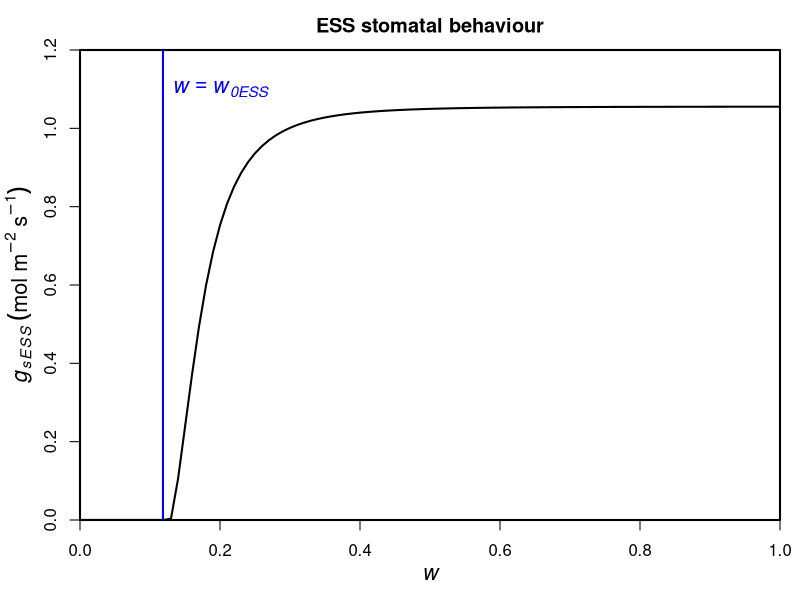

This chart was generated by the following R code:

#options(digits=20)
w0f <- function(w0, gs=0,
                ca=400, Vcmax=50, cp=30, Km=703, Rd=1,
                a=1.6, nZ=0.5, p=43200, l=1.8e-5, LAI=1, h=l*a*LAI/nZ*p, VPD=0.02,
                pe=-1.58*10^-3, b=4.38, h2=h/1000, kmax=5, c=5.71, d=10.05, h3=10){
  res <- ((-c)*h*h2*h3*(ca+Km)*kmax*LAI*pe*(ca*(Rd-Vcmax)+2*cp*Vcmax+Km*(Rd+Vcmax))*VPD*w0^b*(-(pe/(w0^b*d)))^c-c^2*h^2*h3^2*(ca*(Rd-Vcmax)+2*cp*Vcmax+Km*(Rd+Vcmax))*VPD^2*w0^(2*b)*(-(pe/(w0^b*d)))^(2*c)-sqrt(c*h*h3*(cp+Km)*Vcmax*(Km*Rd+ca*(Rd-Vcmax)+cp*Vcmax)*VPD*w0^b*(-(pe/(w0^b*d)))^c*(h2*(ca+Km)*kmax*LAI*pe+c*h*h3*VPD*w0^b*(-(pe/(w0^b*d)))^c)*(h2*(ca+Km)*kmax*LAI*pe+2*c*h*h3*VPD*w0^b*(-(pe/(w0^b*d)))^c)^2))/(w0^b*(-(pe/(w0^b*d)))^c)/(c*h*h3*(ca+Km)^2*VPD*(h2*(ca+Km)*kmax*LAI*pe+c*h*h3*VPD*w0^b*(-(pe/(w0^b*d)))^c))
  return(abs(res))
}

w0 <- optimize(w0f, c(0.113, 1), tol=.Machine$double.eps)$minimum

ESS1 <- function(w,
                 ca=400, Vcmax=50, cp=30, Km=703, Rd=1, LAI=1,
                 a=1.6, nZ=0.5, p=43200, l=1.8e-5, h=l*a*LAI/nZ*p, VPD=0.02,
                 pe=-1.58*10^-3, b=4.38, h2=h/1000, kmax=5, c=5.71, d=10.05, h3=10){
  
  pxf1 <- function(gs){
    ps <- pe*(w0+(1-w0)*w)^(-b)
    kf <- function(x)kmax*exp(-(-x/d)^c)
    f1 <- function(x)-((ps-x)*h2*kf(x))
    minimum <- optimize(f1, c(-20,0), tol = .Machine$double.eps)$minimum
    f2 <- function(x)((ps-x)*h2*kf(x)-h*VPD*gs)^2
    px <- optimize(f2, c(minimum, ps), tol = .Machine$double.eps)$minimum
    return(px)
  }
  pxf2 <- Vectorize(pxf1)
  
  gsmax1 <- function(w){
    ps <- pe*(w0+(1-w0)*w)^(-b)
    kf <- function(x)kmax*exp(-(-x/d)^c)
    f1 <- function(x)-((ps-x)*h2*kf(x))
    pxmin <- optimize(f1, c(-20,0), tol = .Machine$double.eps)$minimum
    gsmax <- (ps-pxmin)*h2*kf(pxmin)/(h*VPD)
    return(gsmax)
  }
  gsmax2 <- Vectorize(gsmax1)
  gsmax <- gsmax2(w)
  
  f <- function(gs){
    px <- pxf2(gs)
    test <- ((-c)*h*h2*h3*(ca+Km)*kmax*LAI*px*(-(px/d))^c*(ca*(Rd-Vcmax)+2*cp*Vcmax+Km*(Rd+Vcmax))*VPD*(w+w0-w*w0)^(2*b)-c^2*h*h3*(-(px/d))^(2*c)*(ca*(Rd-Vcmax)+2*cp*Vcmax+Km*(Rd+Vcmax))*VPD*(w+w0-w*w0)^b*(h*h3*VPD*(w+w0-w*w0)^b+ca*h2*kmax*LAI*(pe-px*(w+w0-w*w0)^b)+h2*Km*kmax*LAI*(pe-px*(w+w0-w*w0)^b))-sqrt(c*h*h3*(cp+Km)*(-(px/d))^c*Vcmax*(Km*Rd+ca*(Rd-Vcmax)+cp*Vcmax)*VPD*(w+w0-w*w0)^b*(h2*(ca+Km)*kmax*LAI*px*(w+w0-w*w0)^b+c*(-(px/d))^c*(h*h3*VPD*(w+w0-w*w0)^b+ca*h2*kmax*LAI*(pe-px*(w+w0-w*w0)^b)+h2*Km*kmax*LAI*(pe-px*(w+w0-w*w0)^b)))*(h2*(ca+Km)*kmax*LAI*px*(w+w0-w*w0)^b+c*(-(px/d))^c*(2*h*h3*VPD*(w+w0-w*w0)^b+ca*h2*kmax*LAI*(pe-px*(w+w0-w*w0)^b)+h2*Km*kmax*LAI*(pe-px*(w+w0-w*w0)^b)))^2))/((-(px/d))^c*(w+w0-w*w0)^b)/(c*h*h3*(ca+Km)^2*VPD*(h2*(ca+Km)*kmax*LAI*px*(w+w0-w*w0)^b+c*(-(px/d))^c*(h*h3*VPD*(w+w0-w*w0)^b+ca*h2*kmax*LAI*(pe-px*(w+w0-w*w0)^b)+h2*Km*kmax*LAI*(pe-px*(w+w0-w*w0)^b))))
    res <- (gs-test)^2
    return(res)
  }
  
  res <- optimize(f, c(0, gsmax), tol = .Machine$double.eps)$minimum
  return(res)
}
ESS2 <- Vectorize(ESS1)
ESS3 <- Vectorize(function(w)ifelse(w<w0, 0, ESS2((w-w0)/(1-w0))))
ESS4 <- function(px, pe=-1.58*10^-3, b=4.38)ESS3((px/pe)^(-1/b))
# Figure
windows(8, 6)
par(mgp = c(2.2, 1, 0), xaxs = "i", yaxs = "i", lwd = 2, mar=c(4, 4, 2.5, 1), mfrow=c(1,1))
curve(ESS3, 0, 1,
      main= "ESS stomatal behaviour",
      xlab=expression(italic(w)), 
      ylab=expression(italic(g[sESS])~(mol~m^-2~s^-1)),
      xlim=c(0, 1), ylim=c(0, 1.2),
      cex.lab=1.3)
abline(v=w0, col="blue")
text(x=0.2, y=1.1, labels=expression(italic(w==w["0ESS"])), col="blue", cex=1.3)
# Figure
#windows(8, 6)
#par(mgp = c(2.2, 1, 0), xaxs = "i", yaxs = "i", lwd = 2, mar=c(4, 4, 2.5, 1), mfrow=c(1,1))
#curve(ESS4, -20, -1.58,
#      main= "ESS stomatal behaviour",
#      xlab=expression(italic(w)), 
#      ylab=expression(italic(g[s])~(mol~m^-2~s^-1)),
#      xlim=c(-20000, 0), ylim=c(0, 1.2),
#      cex.lab=1.3)
#abline(v=-1.58*w0^(-4.38), col="blue")
#text(x=-1.58*w0^(-4.38)+1.2, y=0.5, labels=expression(italic(w==w[0])), col="blue", cex=1.3)
